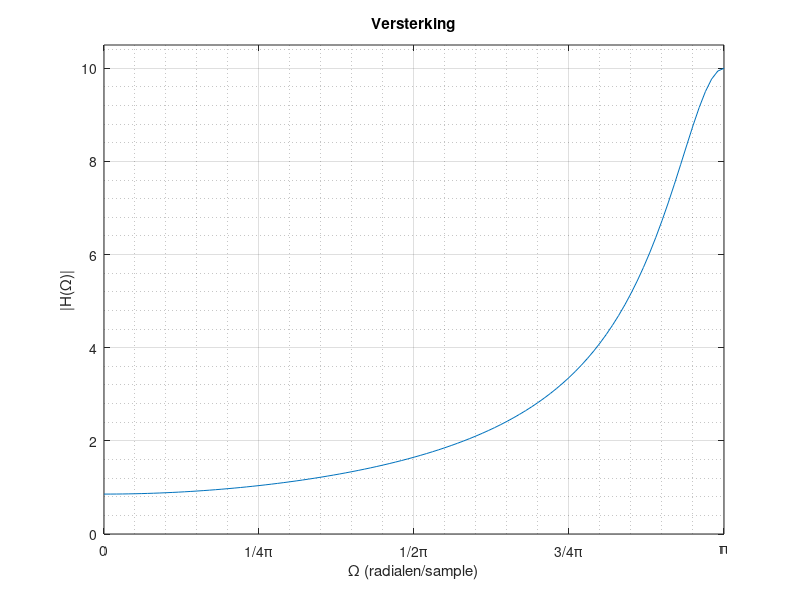
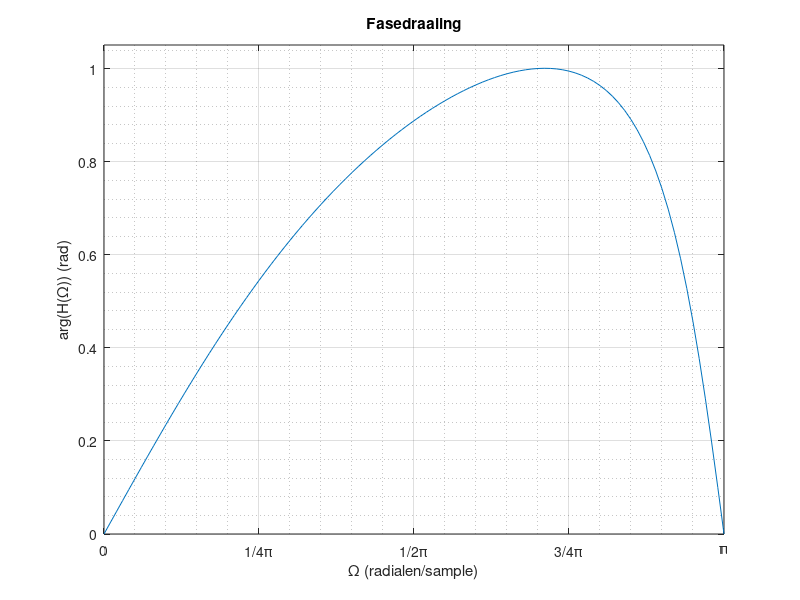

Here is the MATLAB script that generated these plots, in order:
Omega = 0:pi/100:pi;
H = (2 - 1/2*exp(-1i*Omega)) ./ (1 + 3/4*exp(-1i*Omega));

figure(1);
plot(Omega, abs(H));
title('Versterking')
axis([0 pi 0 max(abs(H))*1.05]);
xlabel('\Omega (radialen/sample)');
set(gca, 'XTick', [0:pi/4:pi]);
set(gca, 'XTickLabel', {'0';'1/4\pi';'1/2\pi';'3/4\pi';'\pi'});
ylabel('|H(\Omega)|');
grid on;
grid minor;

figure(2);
plot(Omega, angle(H));
title('Fasedraaiing')
axis([0 pi 0 max(angle(H))*1.05]);
xlabel('\Omega (radialen/sample)');
ylabel('arg(H(\Omega)) (rad)');
set(gca, 'XTick', [0:pi/4:pi]);
set(gca, 'XTickLabel', {'0';'1/4\pi';'1/2\pi';'3/4\pi';'\pi'});
grid on;
grid minor;
